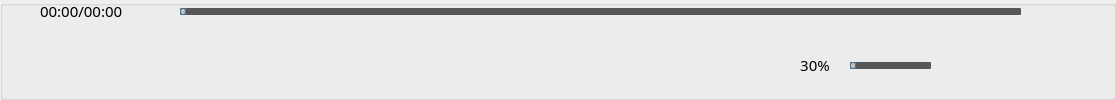
  <widget class="QGroupBox" name="gb_container">
   <property name="geometry">
    <rect>
     <x>0</x>
     <y>700</y>
     <width>1116</width>
     <height>100</height>
    </rect>
   </property>
   <property name="minimumSize">
    <size>
     <width>1031</width>
     <height>100</height>
    </size>
   </property>
   <property name="maximumSize">
    <size>
     <width>16777215</width>
     <height>100</height>
    </size>
   </property>
   <property name="font">
    <font>
     <family>微软雅黑</family>
     <pointsize>11</pointsize>
    </font>
   </property>
   <property name="title">
    <string/>
   </property>
   <widget class="QPushButton" name="pb_pre">
    <property name="geometry">
     <rect>
      <x>420</x>
      <y>40</y>
      <width>40</width>
      <height>40</height>
     </rect>
    </property>
    <property name="font">
     <font>
      <family>微软雅黑</family>
      <pointsize>11</pointsize>
     </font>
    </property>
    <property name="text">
     <string/>
    </property>
    <property name="icon">
     <iconset resource="resource.qrc">
      <normaloff>:/lib/shangyiqu.png</normaloff>:/lib/shangyiqu.png</iconset>
    </property>
    <property name="iconSize">
     <size>
      <width>40</width>
      <height>40</height>
     </size>
    </property>
    <property name="flat">
     <bool>true</bool>
    </property>
   </widget>
   <widget class="QPushButton" name="pb_play">
    <property name="geometry">
     <rect>
      <x>480</x>
      <y>30</y>
      <width>60</width>
      <height>60</height>
     </rect>
    </property>
    <property name="font">
     <font>
      <family>微软雅黑</family>
      <pointsize>11</pointsize>
     </font>
    </property>
    <property name="text">
     <string/>
    </property>
    <property name="icon">
     <iconset resource="resource.qrc">
      <normaloff>:/lib/1bofang.png</normaloff>:/lib/1bofang.png</iconset>
    </property>
    <property name="iconSize">
     <size>
      <width>60</width>
      <height>60</height>
     </size>
    </property>
    <property name="flat">
     <bool>true</bool>
    </property>
   </widget>
   <widget class="QPushButton" name="pb_next">
    <property name="geometry">
     <rect>
      <x>560</x>
      <y>40</y>
      <width>40</width>
      <height>40</height>
     </rect>
    </property>
    <property name="font">
     <font>
      <family>微软雅黑</family>
      <pointsize>11</pointsize>
     </font>
    </property>
    <property name="text">
     <string/>
    </property>
    <property name="icon">
     <iconset resource="resource.qrc">
      <normaloff>:/lib/xiayiqu.png</normaloff>:/lib/xiayiqu.png</iconset>
    </property>
    <property name="iconSize">
     <size>
      <width>40</width>
      <height>40</height>
     </size>
    </property>
    <property name="flat">
     <bool>true</bool>
    </property>
   </widget>
   <widget class="QPushButton" name="pb_ZiTi">
    <property name="geometry">
     <rect>
      <x>960</x>
      <y>50</y>
      <width>30</width>
      <height>30</height>
     </rect>
    </property>
    <property name="minimumSize">
     <size>
      <width>30</width>
      <height>30</height>
     </size>
    </property>
    <property name="maximumSize">
     <size>
      <width>30</width>
      <height>30</height>
     </size>
    </property>
    <property name="font">
     <font>
      <family>微软雅黑</family>
      <pointsize>11</pointsize>
     </font>
    </property>
    <property name="text">
     <string/>
    </property>
    <property name="icon">
     <iconset resource="resource.qrc">
      <normaloff>:/lib/jijianmoshi.png</normaloff>:/lib/jijianmoshi.png</iconset>
    </property>
    <property name="iconSize">
     <size>
      <width>30</width>
      <height>30</height>
     </size>
    </property>
    <property name="flat">
     <bool>true</bool>
    </property>
   </widget>
   <widget class="QSlider" name="slider_musicProcess">
    <property name="geometry">
     <rect>
      <x>180</x>
      <y>0</y>
      <width>841</width>
      <height>22</height>
     </rect>
    </property>
    <property name="font">
     <font>
      <family>微软雅黑</family>
      <pointsize>11</pointsize>
     </font>
    </property>
    <property name="styleSheet">
     <string notr="true">QSlider::groove:horizontal {
    border: 1px solid #4A708B;
    background: #C0C0C0;
    height: 5px;
    border-radius: 1px;
    padding-left:-1px;
    padding-right:-1px;
}

QSlider::sub-page:horizontal {
    background: qlineargradient(x1:0, y1:0, x2:0, y2:1,
        stop:0 #B1B1B1, stop:1 #c4c4c4);
    background: qlineargradient(x1: 0, y1: 0.2, x2: 1, y2: 1,
        stop: 0 #5DCCFF, stop: 1 #1874CD);
    border: 1px solid #4A708B;
    height: 10px;
    border-radius: 2px;
}

QSlider::add-page:horizontal {
    background: #575757;
    border: 0px solid #777;
    height: 10px;
    border-radius: 2px;
}

QSlider::handle:horizontal
{
    background: qradialgradient(spread:pad, cx:0.5, cy:0.5, radius:0.5, fx:0.5, fy:0.5,
        stop:0.6 #45ADED, stop:0.778409 rgba(255, 255, 255, 255));

    width: 11px;
    margin-top: -3px;
    margin-bottom: -3px;
    border-radius: 5px;
}

QSlider::handle:horizontal:hover {
    background: qradialgradient(spread:pad, cx:0.5, cy:0.5, radius:0.5, fx:0.5, fy:0.5, stop:0.6 #2A8BDA,
        stop:0.778409 rgba(255, 255, 255, 255));

    width: 11px;
    margin-top: -3px;
    margin-bottom: -3px;
    border-radius: 5px;
}

QSlider::sub-page:horizontal:disabled {
    background: #00009C;
    border-color: #999;
}

QSlider::add-page:horizontal:disabled {
    background: #eee;
    border-color: #999;
}

QSlider::handle:horizontal:disabled {
    background: #eee;
    border: 1px solid #aaa;
    border-radius: 4px;
}</string>
    </property>
    <property name="maximum">
     <number>100</number>
    </property>
    <property name="orientation">
     <enum>Qt::Horizontal</enum>
    </property>
   </widget>
   <widget class="QSlider" name="slider_volumn">
    <property name="geometry">
     <rect>
      <x>850</x>
      <y>50</y>
      <width>81</width>
      <height>30</height>
     </rect>
    </property>
    <property name="minimumSize">
     <size>
      <width>81</width>
      <height>30</height>
     </size>
    </property>
    <property name="maximumSize">
     <size>
      <width>81</width>
      <height>30</height>
     </size>
    </property>
    <property name="font">
     <font>
      <family>微软雅黑</family>
      <pointsize>11</pointsize>
     </font>
    </property>
    <property name="styleSheet">
     <string notr="true">QSlider::groove:horizontal {
    border: 1px solid #4A708B;
    background: #C0C0C0;
    height: 5px;
    border-radius: 1px;
    padding-left:-1px;
    padding-right:-1px;
}

QSlider::sub-page:horizontal {
    background: qlineargradient(x1:0, y1:0, x2:0, y2:1,
        stop:0 #B1B1B1, stop:1 #c4c4c4);
    background: qlineargradient(x1: 0, y1: 0.2, x2: 1, y2: 1,
        stop: 0 #5DCCFF, stop: 1 #1874CD);
    border: 1px solid #4A708B;
    height: 10px;
    border-radius: 2px;
}

QSlider::add-page:horizontal {
    background: #575757;
    border: 0px solid #777;
    height: 10px;
    border-radius: 2px;
}

QSlider::handle:horizontal
{
    background: qradialgradient(spread:pad, cx:0.5, cy:0.5, radius:0.5, fx:0.5, fy:0.5,
        stop:0.6 #45ADED, stop:0.778409 rgba(255, 255, 255, 255));

    width: 11px;
    margin-top: -3px;
    margin-bottom: -3px;
    border-radius: 5px;
}

QSlider::handle:horizontal:hover {
    background: qradialgradient(spread:pad, cx:0.5, cy:0.5, radius:0.5, fx:0.5, fy:0.5, stop:0.6 #2A8BDA,
        stop:0.778409 rgba(255, 255, 255, 255));

    width: 11px;
    margin-top: -3px;
    margin-bottom: -3px;
    border-radius: 5px;
}

QSlider::sub-page:horizontal:disabled {
    background: #00009C;
    border-color: #999;
}

QSlider::add-page:horizontal:disabled {
    background: #eee;
    border-color: #999;
}

QSlider::handle:horizontal:disabled {
    background: #eee;
    border: 1px solid #aaa;
    border-radius: 4px;
}</string>
    </property>
    <property name="orientation">
     <enum>Qt::Horizontal</enum>
    </property>
   </widget>
   <widget class="QLabel" name="lb_musicTime">
    <property name="geometry">
     <rect>
      <x>40</x>
      <y>0</y>
      <width>121</width>
      <height>21</height>
     </rect>
    </property>
    <property name="font">
     <font>
      <family>微软雅黑</family>
      <pointsize>11</pointsize>
     </font>
    </property>
    <property name="text">
     <string>00:00/00:00</string>
    </property>
   </widget>
   <widget class="QPushButton" name="pb_volumn">
    <property name="geometry">
     <rect>
      <x>760</x>
      <y>50</y>
      <width>30</width>
      <height>30</height>
     </rect>
    </property>
    <property name="minimumSize">
     <size>
      <width>30</width>
      <height>30</height>
     </size>
    </property>
    <property name="maximumSize">
     <size>
      <width>30</width>
      <height>30</height>
     </size>
    </property>
    <property name="font">
     <font>
      <family>微软雅黑</family>
      <pointsize>11</pointsize>
     </font>
    </property>
    <property name="text">
     <string/>
    </property>
    <property name="icon">
     <iconset resource="resource.qrc">
      <normaloff>:/lib/shengyin.png</normaloff>:/lib/shengyin.png</iconset>
    </property>
    <property name="iconSize">
     <size>
      <width>30</width>
      <height>30</height>
     </size>
    </property>
    <property name="flat">
     <bool>true</bool>
    </property>
   </widget>
   <widget class="QLabel" name="lb_volumn">
    <property name="geometry">
     <rect>
      <x>790</x>
      <y>50</y>
      <width>50</width>
      <height>30</height>
     </rect>
    </property>
    <property name="minimumSize">
     <size>
      <width>50</width>
      <height>30</height>
     </size>
    </property>
    <property name="maximumSize">
     <size>
      <width>50</width>
      <height>30</height>
     </size>
    </property>
    <property name="font">
     <font>
      <family>微软雅黑</family>
      <pointsize>11</pointsize>
     </font>
    </property>
    <property name="text">
     <string>30%</string>
    </property>
    <property name="alignment">
     <set>Qt::AlignCenter</set>
    </property>
   </widget>
   <widget class="QPushButton" name="pb_SuDu">
    <property name="geometry">
     <rect>
      <x>1040</x>
      <y>50</y>
      <width>30</width>
      <height>30</height>
     </rect>
    </property>
    <property name="minimumSize">
     <size>
      <width>30</width>
      <height>30</height>
     </size>
    </property>
    <property name="maximumSize">
     <size>
      <width>30</width>
      <height>30</height>
     </size>
    </property>
    <property name="font">
     <font>
      <family>微软雅黑</family>
      <pointsize>11</pointsize>
     </font>
    </property>
    <property name="text">
     <string/>
    </property>
    <property name="icon">
     <iconset resource="resource.qrc">
      <normaloff>:/lib/su.png</normaloff>:/lib/su.png</iconset>
    </property>
    <property name="iconSize">
     <size>
      <width>30</width>
      <height>30</height>
     </size>
    </property>
    <property name="flat">
     <bool>true</bool>
    </property>
   </widget>
   <widget class="QPushButton" name="pb_GeCi">
    <property name="geometry">
     <rect>
      <x>1000</x>
      <y>50</y>
      <width>30</width>
      <height>30</height>
     </rect>
    </property>
    <property name="minimumSize">
     <size>
      <width>30</width>
      <height>30</height>
     </size>
    </property>
    <property name="maximumSize">
     <size>
      <width>30</width>
      <height>30</height>
     </size>
    </property>
    <property name="font">
     <font>
      <family>微软雅黑</family>
      <pointsize>11</pointsize>
     </font>
    </property>
    <property name="text">
     <string/>
    </property>
    <property name="icon">
     <iconset resource="resource.qrc">
      <normaloff>:/lib/ci.png</normaloff>:/lib/ci.png</iconset>
    </property>
    <property name="iconSize">
     <size>
      <width>30</width>
      <height>30</height>
     </size>
    </property>
    <property name="flat">
     <bool>true</bool>
    </property>
   </widget>
   <widget class="QPushButton" name="pb_XiaZai_2">
    <property name="geometry">
     <rect>
      <x>250</x>
      <y>60</y>
      <width>30</width>
      <height>30</height>
     </rect>
    </property>
    <property name="minimumSize">
     <size>
      <width>30</width>
      <height>30</height>
     </size>
    </property>
    <property name="maximumSize">
     <size>
      <width>30</width>
      <height>30</height>
     </size>
    </property>
    <property name="font">
     <font>
      <family>微软雅黑</family>
      <pointsize>11</pointsize>
     </font>
    </property>
    <property name="text">
     <string/>
    </property>
    <property name="icon">
     <iconset resource="resource.qrc">
      <normaloff>:/lib/xiazai2.png</normaloff>:/lib/xiazai2.png</iconset>
    </property>
    <property name="iconSize">
     <size>
      <width>30</width>
      <height>30</height>
     </size>
    </property>
    <property name="flat">
     <bool>true</bool>
    </property>
   </widget>
   <widget class="QPushButton" name="pb_XiHuan">
    <property name="geometry">
     <rect>
      <x>210</x>
      <y>60</y>
      <width>30</width>
      <height>30</height>
     </rect>
    </property>
    <property name="minimumSize">
     <size>
      <width>30</width>
      <height>30</height>
     </size>
    </property>
    <property name="maximumSize">
     <size>
      <width>30</width>
      <height>30</height>
     </size>
    </property>
    <property name="font">
     <font>
      <family>微软雅黑</family>
      <pointsize>11</pointsize>
     </font>
    </property>
    <property name="text">
     <string/>
    </property>
    <property name="icon">
     <iconset resource="resource.qrc">
      <normaloff>:/lib/love2.png</normaloff>:/lib/love2.png</iconset>
    </property>
    <property name="iconSize">
     <size>
      <width>30</width>
      <height>30</height>
     </size>
    </property>
    <property name="flat">
     <bool>true</bool>
    </property>
   </widget>
   <widget class="QPushButton" name="pb_CaiDan">
    <property name="geometry">
     <rect>
      <x>10</x>
      <y>40</y>
      <width>50</width>
      <height>50</height>
     </rect>
    </property>
    <property name="minimumSize">
     <size>
      <width>50</width>
      <height>50</height>
     </size>
    </property>
    <property name="maximumSize">
     <size>
      <width>50</width>
      <height>50</height>
     </size>
    </property>
    <property name="font">
     <font>
      <family>微软雅黑</family>
      <pointsize>11</pointsize>
     </font>
    </property>
    <property name="text">
     <string/>
    </property>
    <property name="icon">
     <iconset resource="resource.qrc">
      <normaloff>:/lib/xuanxiang - 副本.png</normaloff>:/lib/xuanxiang - 副本.png</iconset>
    </property>
    <property name="iconSize">
     <size>
      <width>50</width>
      <height>50</height>
     </size>
    </property>
    <property name="flat">
     <bool>true</bool>
    </property>
   </widget>
   <widget class="QPushButton" name="pb_BoFangMoShi">
    <property name="geometry">
     <rect>
      <x>360</x>
      <y>60</y>
      <width>30</width>
      <height>30</height>
     </rect>
    </property>
    <property name="minimumSize">
     <size>
      <width>30</width>
      <height>30</height>
     </size>
    </property>
    <property name="maximumSize">
     <size>
      <width>30</width>
      <height>30</height>
     </size>
    </property>
    <property name="font">
     <font>
      <family>微软雅黑</family>
      <pointsize>11</pointsize>
     </font>
    </property>
    <property name="text">
     <string/>
    </property>
    <property name="icon">
     <iconset resource="resource.qrc">
      <normaloff>:/lib/xunhuan.png</normaloff>:/lib/xunhuan.png</iconset>
    </property>
    <property name="iconSize">
     <size>
      <width>30</width>
      <height>30</height>
     </size>
    </property>
    <property name="flat">
     <bool>true</bool>
    </property>
   </widget>
  </widget>
